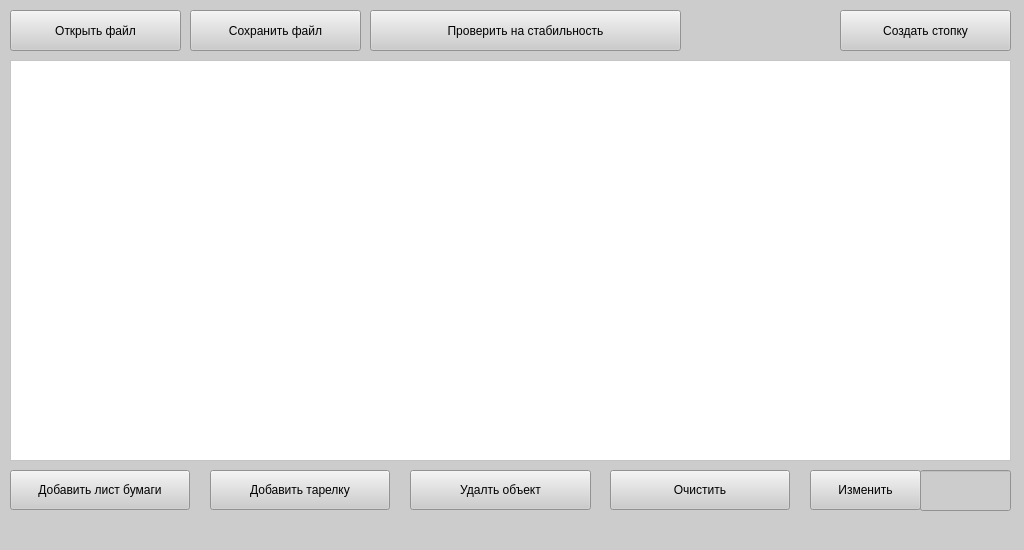
<?xml version="1.0" encoding="UTF-8"?>
<ui version="4.0">
 <class>MainWindow</class>
 <widget class="QMainWindow" name="MainWindow">
  <property name="geometry">
   <rect>
    <x>0</x>
    <y>0</y>
    <width>1024</width>
    <height>550</height>
   </rect>
  </property>
  <property name="minimumSize">
   <size>
    <width>1024</width>
    <height>550</height>
   </size>
  </property>
  <property name="windowTitle">
   <string>MainWindow</string>
  </property>
  <property name="styleSheet">
   <string notr="true">background-color:#cccccc</string>
  </property>
  <widget class="QWidget" name="centralwidget">
   <widget class="QTableWidget" name="table_widget">
    <property name="geometry">
     <rect>
      <x>10</x>
      <y>60</y>
      <width>1001</width>
      <height>401</height>
     </rect>
    </property>
    <property name="styleSheet">
     <string notr="true">background-color : white</string>
    </property>
   </widget>
   <widget class="QPushButton" name="btn_add_paper">
    <property name="geometry">
     <rect>
      <x>10</x>
      <y>470</y>
      <width>180</width>
      <height>40</height>
     </rect>
    </property>
    <property name="minimumSize">
     <size>
      <width>180</width>
      <height>40</height>
     </size>
    </property>
    <property name="styleSheet">
     <string notr="true">color:black</string>
    </property>
    <property name="text">
     <string>Добавить лист бумаги</string>
    </property>
   </widget>
   <widget class="QPushButton" name="btn_add_plate">
    <property name="geometry">
     <rect>
      <x>210</x>
      <y>470</y>
      <width>180</width>
      <height>40</height>
     </rect>
    </property>
    <property name="minimumSize">
     <size>
      <width>180</width>
      <height>40</height>
     </size>
    </property>
    <property name="styleSheet">
     <string notr="true">color:black</string>
    </property>
    <property name="text">
     <string>Добавить тарелку</string>
    </property>
   </widget>
   <widget class="QPushButton" name="btn_del_body">
    <property name="geometry">
     <rect>
      <x>410</x>
      <y>470</y>
      <width>181</width>
      <height>40</height>
     </rect>
    </property>
    <property name="minimumSize">
     <size>
      <width>50</width>
      <height>40</height>
     </size>
    </property>
    <property name="styleSheet">
     <string notr="true">color:black</string>
    </property>
    <property name="text">
     <string>Удалть объект</string>
    </property>
   </widget>
   <widget class="QPushButton" name="btn_clear">
    <property name="geometry">
     <rect>
      <x>610</x>
      <y>470</y>
      <width>180</width>
      <height>40</height>
     </rect>
    </property>
    <property name="minimumSize">
     <size>
      <width>180</width>
      <height>40</height>
     </size>
    </property>
    <property name="styleSheet">
     <string notr="true">color:black</string>
    </property>
    <property name="text">
     <string>Очистить</string>
    </property>
   </widget>
   <widget class="QPushButton" name="btn_open">
    <property name="geometry">
     <rect>
      <x>10</x>
      <y>10</y>
      <width>171</width>
      <height>41</height>
     </rect>
    </property>
    <property name="styleSheet">
     <string notr="true">color:black</string>
    </property>
    <property name="text">
     <string>Открыть файл</string>
    </property>
   </widget>
   <widget class="QPushButton" name="btn_save">
    <property name="geometry">
     <rect>
      <x>190</x>
      <y>10</y>
      <width>171</width>
      <height>41</height>
     </rect>
    </property>
    <property name="styleSheet">
     <string notr="true">color:black</string>
    </property>
    <property name="text">
     <string>Сохранить файл</string>
    </property>
   </widget>
   <widget class="QPushButton" name="btn_change">
    <property name="geometry">
     <rect>
      <x>810</x>
      <y>470</y>
      <width>111</width>
      <height>40</height>
     </rect>
    </property>
    <property name="minimumSize">
     <size>
      <width>50</width>
      <height>40</height>
     </size>
    </property>
    <property name="styleSheet">
     <string notr="true">color:black</string>
    </property>
    <property name="text">
     <string>Изменить</string>
    </property>
   </widget>
   <widget class="QPushButton" name="btn_stack">
    <property name="geometry">
     <rect>
      <x>840</x>
      <y>10</y>
      <width>171</width>
      <height>41</height>
     </rect>
    </property>
    <property name="styleSheet">
     <string notr="true">color:black</string>
    </property>
    <property name="text">
     <string>Создать стопку</string>
    </property>
   </widget>
   <widget class="QLineEdit" name="lin_change">
    <property name="geometry">
     <rect>
      <x>920</x>
      <y>470</y>
      <width>91</width>
      <height>41</height>
     </rect>
    </property>
    <property name="font">
     <font>
      <family>Arial</family>
      <pointsize>15</pointsize>
     </font>
    </property>
   </widget>
   <widget class="QPushButton" name="btn_report">
    <property name="geometry">
     <rect>
      <x>370</x>
      <y>10</y>
      <width>311</width>
      <height>41</height>
     </rect>
    </property>
    <property name="styleSheet">
     <string notr="true">color:black</string>
    </property>
    <property name="text">
     <string>Проверить на стабильность</string>
    </property>
   </widget>
  </widget>
 </widget>
 <resources/>
 <connections/>
</ui>
